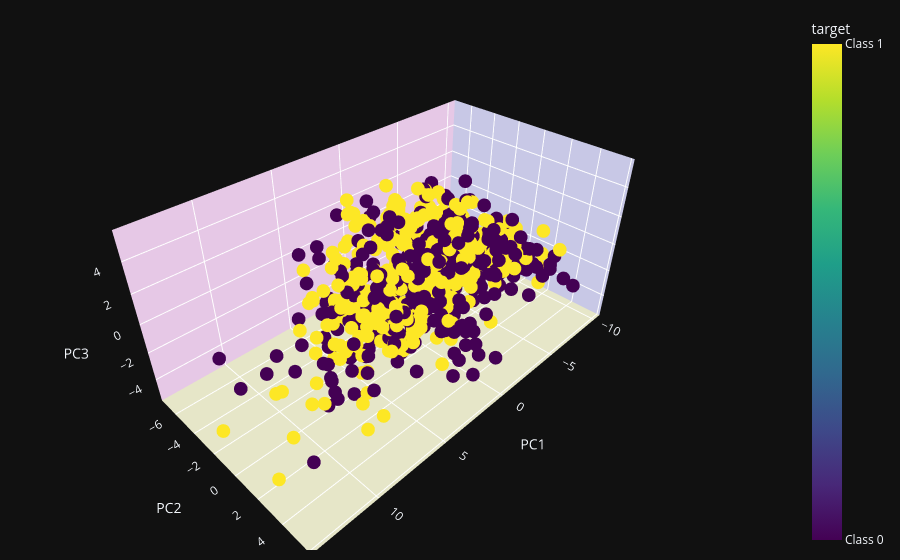

This figure's notebook cell:
### Code cell
fig = px.scatter_3d(
    pc_df,
    x='PC1',
    y='PC2',
    z='PC3',
    color='target',
    # title='3D PCA Plot',
    labels={'PC1': 'PC1', 'PC2': 'PC2', 'PC3': 'PC3'},
    color_continuous_scale=px.colors.sequential.Viridis,
    # symbol='target',
    symbol_sequence=['circle', 'diamond'],
    template='plotly_dark'
)

# Update the layout for better visuals
fig.update_layout(
    scene = dict(
        xaxis_title='PC1',
        yaxis_title='PC2',
        zaxis_title='PC3',
        xaxis=dict(backgroundcolor="rgb(200, 200, 230)",
                   gridcolor="white",
                   showbackground=True,
                   zerolinecolor="white"),
        yaxis=dict(backgroundcolor="rgb(230, 200,230)",
                   gridcolor="white",
                   showbackground=True,
                   zerolinecolor="white"),
        zaxis=dict(backgroundcolor="rgb(230, 230,200)",
                   gridcolor="white",
                   showbackground=True,
                   zerolinecolor="white"),
    ),
    margin=dict(r=10, b=10, l=10, t=10),
    coloraxis_colorbar=dict(
        # title="Target",
        tickvals=[0, 1],
        ticktext=["Class 0", "Class 1"]
    )
)

fig.show()

### Figure 1 — Plotly figure (JSON) as saved in the notebook; plotly's stock layout.template omitted (floating-point values rounded to 4 significant figures; data arrays with more than 128 entries replaced by an {"elided": "..."} marker saying what was removed)
{"data": [{"hovertemplate": "PC1=%{x}<br>PC2=%{y}<br>PC3=%{z}<br>target=%{marker.color}<extra></extra>", "legendgroup": "", "marker": {"color": {"elided": "869 int values"}, "coloraxis": "coloraxis", "symbol": "circle"}, "mode": "markers", "name": "", "scene": "scene", "showlegend": false, "type": "scatter3d", "x": {"elided": "869 float values"}, "y": {"elided": "869 float values"}, "z": {"elided": "869 float values"}}], "layout": {"autosize": true, "coloraxis": {"colorbar": {"ticktext": ["Class 0", "Class 1"], "tickvals": [0, 1], "title": {"text": "target"}}, "colorscale": [[0, "#440154"], [0.1111, "#482878"], [0.2222, "#3e4989"], [0.3333, "#31688e"], [0.4444, "#26828e"], [0.5556, "#1f9e89"], [0.6667, "#35b779"], [0.7778, "#6ece58"], [0.8889, "#b5de2b"], [1, "#fde725"]]}, "legend": {"tracegroupgap": 0}, "margin": {"b": 10, "l": 10, "r": 10, "t": 10}, "scene": {"aspectmode": "auto", "aspectratio": {"x": 1.583, "y": 0.8694, "z": 0.7268}, "camera": {"center": {"x": 0, "y": 0, "z": 0}, "eye": {"x": 1.38, "y": 1.38, "z": 1.38}, "projection": {"type": "perspective"}, "up": {"x": 0, "y": 0, "z": 1}}, "domain": {"x": [0, 1], "y": [0, 1]}, "xaxis": {"backgroundcolor": "rgb(200, 200, 230)", "gridcolor": "white", "showbackground": true, "title": {"text": "PC1"}, "type": "linear", "zerolinecolor": "white"}, "yaxis": {"backgroundcolor": "rgb(230, 200,230)", "gridcolor": "white", "showbackground": true, "title": {"text": "PC2"}, "type": "linear", "zerolinecolor": "white"}, "zaxis": {"backgroundcolor": "rgb(230, 230,200)", "gridcolor": "white", "showbackground": true, "title": {"text": "PC3"}, "type": "linear", "zerolinecolor": "white"}}}}
